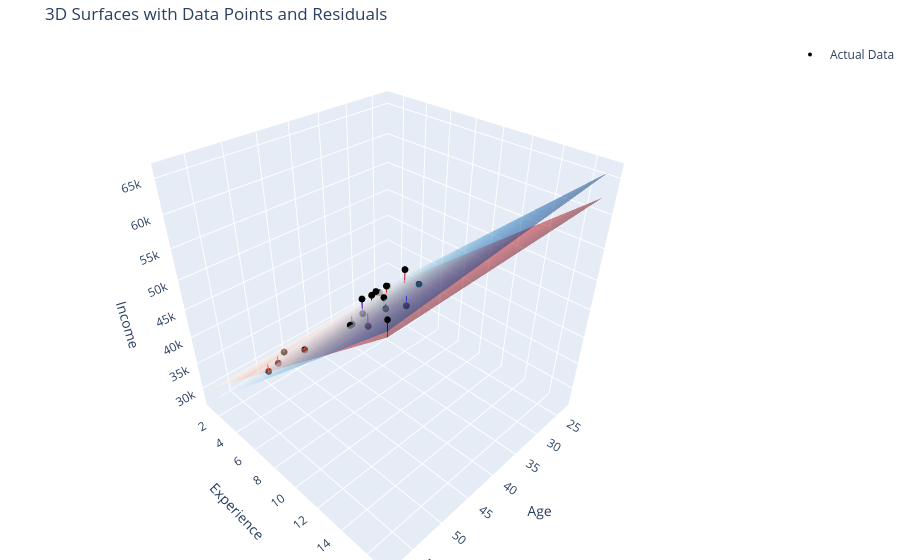

The notebook cell saved with this chart:
### Code cell
# Reload the uploaded dataset
df = pd.read_csv("https://raw.githubusercontent.com/marsgr6/r-scripts/refs/heads/master/data/viz_data/multiple_linear_regression_dataset.csv")

# Extract features and target
X_raw = df[['age', 'experience']].values
y_raw = df[['income']].values

# Min-max scaling
scaler_X = MinMaxScaler()
scaler_y = MinMaxScaler()

X = scaler_X.fit_transform(X_raw)
y = scaler_y.fit_transform(y_raw)

# Initialize weights and bias for the neural network
np.random.seed(0)
w = np.random.randn(2, 1)
b = np.zeros((1,))

# Define activation and loss
def activation(z):
    return z

def mse(y_true, y_pred):
    return np.mean((y_true - y_pred) ** 2)

# Train neural network using gradient descent
lr = 0.1
n_epochs = 1000

for epoch in range(n_epochs):
    z = X @ w + b
    y_pred = activation(z)
    error = y_pred - y
    loss = mse(y, y_pred)

    dw = X.T @ error / len(X)
    db = np.mean(error)

    w -= lr * dw
    b -= lr * db

# Predict and inverse scale
y_pred_scaled = X @ w + b
y_pred_nn = scaler_y.inverse_transform(y_pred_scaled)

# Train scikit-learn linear regression model
lr_model = LinearRegression()
lr_model.fit(X_raw, y_raw)
y_pred_sklearn = lr_model.predict(X_raw)

# Prepare meshgrid for 3D surface plot
x1_range = np.linspace(X_raw[:, 0].min(), X_raw[:, 0].max(), 50)
x2_range = np.linspace(X_raw[:, 1].min(), X_raw[:, 1].max(), 50)
x1_grid, x2_grid = np.meshgrid(x1_range, x2_range)
x_grid_flat = np.column_stack([x1_grid.ravel(), x2_grid.ravel()])

# Predict using neural network on the grid
X_grid_scaled = scaler_X.transform(x_grid_flat)
y_pred_nn_grid_scaled = X_grid_scaled @ w + b
y_pred_nn_grid = scaler_y.inverse_transform(y_pred_nn_grid_scaled)
Z_nn = y_pred_nn_grid.reshape(x1_grid.shape)

# Predict using sklearn model on the grid
y_pred_lr_grid = lr_model.predict(x_grid_flat)
Z_lr = y_pred_lr_grid.reshape(x1_grid.shape)

# Plotting both surfaces
fig = plt.figure(figsize=(14, 6))

# Plot both 3D surfaces in a single plot for direct comparison
import plotly.graph_objects as go

# Predict income on raw data using both models
y_pred_nn_pts = scaler_y.inverse_transform((X @ w + b))
y_pred_lr_pts = lr_model.predict(X_raw)

# Create plotly figure
fig = go.Figure()

# Neural network surface
fig.add_trace(go.Surface(
    z=Z_nn, x=x1_grid, y=x2_grid,
    colorscale='Reds', opacity=0.5,
    name='Neural Network', showscale=False
))

# Linear regression surface
fig.add_trace(go.Surface(
    z=Z_lr, x=x1_grid, y=x2_grid,
    colorscale='Blues', opacity=0.5,
    name='Linear Regression', showscale=False
))

# Actual data points
fig.add_trace(go.Scatter3d(
    x=X_raw[:, 0], y=X_raw[:, 1], z=y_raw.flatten(),
    mode='markers',
    marker=dict(size=4, color='black'),
    name='Actual Data'
))

# Residual lines (Neural Network)
for i in range(len(X_raw)):
    fig.add_trace(go.Scatter3d(
        x=[X_raw[i, 0], X_raw[i, 0]],
        y=[X_raw[i, 1], X_raw[i, 1]],
        z=[y_raw[i, 0], y_pred_nn_pts[i, 0]],
        mode='lines',
        line=dict(color='red', width=2),
        showlegend=False
    ))

# Residual lines (Linear Regression)
for i in range(len(X_raw)):
    fig.add_trace(go.Scatter3d(
        x=[X_raw[i, 0], X_raw[i, 0]],
        y=[X_raw[i, 1], X_raw[i, 1]],
        z=[y_raw[i, 0], y_pred_lr_pts[i, 0]],
        mode='lines',
        line=dict(color='blue', width=2),
        showlegend=False
    ))

# Layout
fig.update_layout(
    title='3D Surfaces with Data Points and Residuals',
    scene=dict(
        xaxis_title='Age',
        yaxis_title='Experience',
        zaxis_title='Income'
    ),
    margin=dict(l=0, r=0, b=0, t=40)
)

fig.show()

### Figure 1 — Plotly figure (JSON) as saved in the notebook; plotly's stock layout.template omitted (floating-point values rounded to 4 significant figures; data arrays with more than 128 entries replaced by an {"elided": "..."} marker saying what was removed)
{"data": [{"colorscale": [[0, "rgb(255,245,240)"], [0.125, "rgb(254,224,210)"], [0.25, "rgb(252,187,161)"], [0.375, "rgb(252,146,114)"], [0.5, "rgb(251,106,74)"], [0.625, "rgb(239,59,44)"], [0.75, "rgb(203,24,29)"], [0.875, "rgb(165,15,21)"], [1, "rgb(103,0,13)"]], "name": "Neural Network", "opacity": 0.5, "showscale": false, "type": "surface", "x": {"elided": "50x50 float values"}, "y": {"elided": "50x50 float values"}, "z": {"elided": "50x50 float values"}}, {"colorscale": [[0, "rgb(247,251,255)"], [0.125, "rgb(222,235,247)"], [0.25, "rgb(198,219,239)"], [0.375, "rgb(158,202,225)"], [0.5, "rgb(107,174,214)"], [0.625, "rgb(66,146,198)"], [0.75, "rgb(33,113,181)"], [0.875, "rgb(8,81,156)"], [1, "rgb(8,48,107)"]], "name": "Linear Regression", "opacity": 0.5, "showscale": false, "type": "surface", "x": {"elided": "50x50 float values"}, "y": {"elided": "50x50 float values"}, "z": {"elided": "50x50 float values"}}, {"marker": {"color": "black", "size": 4}, "mode": "markers", "name": "Actual Data", "type": "scatter3d", "x": [25, 30, 47, 32, 43, 51, 28, 33, 37, 39, 29, 47, 54, 51, 44, 41, 58, 23, 44, 37], "y": [1, 3, 2, 5, 10, 7, 5, 4, 5, 8, 1, 9, 5, 4, 12, 6, 17, 1, 9, 10], "z": [30450, 35670, 31580, 40130, 47830, 41630, 41340, 37650, 40250, 45150, 27840, 46110, 36720, 34800, 51300, 38900, 63600, 30870, 44190, 48700]}, {"line": {"color": "red", "width": 2}, "mode": "lines", "showlegend": false, "type": "scatter3d", "x": [25, 25], "y": [1, 1], "z": [30450, 30820.0]}, {"line": {"color": "red", "width": 2}, "mode": "lines", "showlegend": false, "type": "scatter3d", "x": [30, 30], "y": [3, 3], "z": [35670, 34650.0]}, {"line": {"color": "red", "width": 2}, "mode": "lines", "showlegend": false, "type": "scatter3d", "x": [47, 47], "y": [2, 2], "z": [31580, 32290.0]}, {"line": {"color": "red", "width": 2}, "mode": "lines", "showlegend": false, "type": "scatter3d", "x": [32, 32], "y": [5, 5], "z": [40130, 38540.0]}, {"line": {"color": "red", "width": 2}, "mode": "lines", "showlegend": false, "type": "scatter3d", "x": [43, 43], "y": [10, 10], "z": [47830, 48140.0]}, {"line": {"color": "red", "width": 2}, "mode": "lines", "showlegend": false, "type": "scatter3d", "x": [51, 51], "y": [7, 7], "z": [41630, 42040.0]}, {"line": {"color": "red", "width": 2}, "mode": "lines", "showlegend": false, "type": "scatter3d", "x": [28, 28], "y": [5, 5], "z": [41340, 38630.0]}, {"line": {"color": "red", "width": 2}, "mode": "lines", "showlegend": false, "type": "scatter3d", "x": [33, 33], "y": [4, 4], "z": [37650, 36550.0]}, {"line": {"color": "red", "width": 2}, "mode": "lines", "showlegend": false, "type": "scatter3d", "x": [37, 37], "y": [5, 5], "z": [40250, 38430.0]}, {"line": {"color": "red", "width": 2}, "mode": "lines", "showlegend": false, "type": "scatter3d", "x": [39, 39], "y": [8, 8], "z": [45150, 44290.0]}, {"line": {"color": "red", "width": 2}, "mode": "lines", "showlegend": false, "type": "scatter3d", "x": [29, 29], "y": [1, 1], "z": [27840, 30730.0]}, {"line": {"color": "red", "width": 2}, "mode": "lines", "showlegend": false, "type": "scatter3d", "x": [47, 47], "y": [9, 9], "z": [46110, 46070.0]}, {"line": {"color": "red", "width": 2}, "mode": "lines", "showlegend": false, "type": "scatter3d", "x": [54, 54], "y": [5, 5], "z": [36720, 38030.0]}, {"line": {"color": "red", "width": 2}, "mode": "lines", "showlegend": false, "type": "scatter3d", "x": [51, 51], "y": [4, 4], "z": [34800, 36130.0]}, {"line": {"color": "red", "width": 2}, "mode": "lines", "showlegend": false, "type": "scatter3d", "x": [44, 44], "y": [12, 12], "z": [51300, 52050.0]}, {"line": {"color": "red", "width": 2}, "mode": "lines", "showlegend": false, "type": "scatter3d", "x": [41, 41], "y": [6, 6], "z": [38900, 40300.0]}, {"line": {"color": "red", "width": 2}, "mode": "lines", "showlegend": false, "type": "scatter3d", "x": [58, 58], "y": [17, 17], "z": [63600, 61580.0]}, {"line": {"color": "red", "width": 2}, "mode": "lines", "showlegend": false, "type": "scatter3d", "x": [23, 23], "y": [1, 1], "z": [30870, 30870.0]}, {"line": {"color": "red", "width": 2}, "mode": "lines", "showlegend": false, "type": "scatter3d", "x": [44, 44], "y": [9, 9], "z": [44190, 46140.0]}, {"line": {"color": "red", "width": 2}, "mode": "lines", "showlegend": false, "type": "scatter3d", "x": [37, 37], "y": [10, 10], "z": [48700, 48270.0]}, {"line": {"color": "blue", "width": 2}, "mode": "lines", "showlegend": false, "type": "scatter3d", "x": [25, 25], "y": [1, 1], "z": [30450, 30940.0]}, {"line": {"color": "blue", "width": 2}, "mode": "lines", "showlegend": false, "type": "scatter3d", "x": [30, 30], "y": [3, 3], "z": [35670, 34770.0]}, {"line": {"color": "blue", "width": 2}, "mode": "lines", "showlegend": false, "type": "scatter3d", "x": [47, 47], "y": [2, 2], "z": [31580, 30920.0]}, {"line": {"color": "blue", "width": 2}, "mode": "lines", "showlegend": false, "type": "scatter3d", "x": [32, 32], "y": [5, 5], "z": [40130, 38900.0]}, {"line": {"color": "blue", "width": 2}, "mode": "lines", "showlegend": false, "type": "scatter3d", "x": [43, 43], "y": [10, 10], "z": [47830, 48620.0]}, {"line": {"color": "blue", "width": 2}, "mode": "lines", "showlegend": false, "type": "scatter3d", "x": [51, 51], "y": [7, 7], "z": [41630, 41340.0]}, {"line": {"color": "blue", "width": 2}, "mode": "lines", "showlegend": false, "type": "scatter3d", "x": [28, 28], "y": [5, 5], "z": [41340, 39300.0]}, {"line": {"color": "blue", "width": 2}, "mode": "lines", "showlegend": false, "type": "scatter3d", "x": [33, 33], "y": [4, 4], "z": [37650, 36640.0]}, {"line": {"color": "blue", "width": 2}, "mode": "lines", "showlegend": false, "type": "scatter3d", "x": [37, 37], "y": [5, 5], "z": [40250, 38400.0]}, {"line": {"color": "blue", "width": 2}, "mode": "lines", "showlegend": false, "type": "scatter3d", "x": [39, 39], "y": [8, 8], "z": [45150, 44690.0]}, {"line": {"color": "blue", "width": 2}, "mode": "lines", "showlegend": false, "type": "scatter3d", "x": [29, 29], "y": [1, 1], "z": [27840, 30550.0]}, {"line": {"color": "blue", "width": 2}, "mode": "lines", "showlegend": false, "type": "scatter3d", "x": [47, 47], "y": [9, 9], "z": [46110, 46060.0]}, {"line": {"color": "blue", "width": 2}, "mode": "lines", "showlegend": false, "type": "scatter3d", "x": [54, 54], "y": [5, 5], "z": [36720, 36720.0]}, {"line": {"color": "blue", "width": 2}, "mode": "lines", "showlegend": false, "type": "scatter3d", "x": [51, 51], "y": [4, 4], "z": [34800, 34850.0]}, {"line": {"color": "blue", "width": 2}, "mode": "lines", "showlegend": false, "type": "scatter3d", "x": [44, 44], "y": [12, 12], "z": [51300, 52850.0]}, {"line": {"color": "blue", "width": 2}, "mode": "lines", "showlegend": false, "type": "scatter3d", "x": [41, 41], "y": [6, 6], "z": [38900, 40170.0]}, {"line": {"color": "blue", "width": 2}, "mode": "lines", "showlegend": false, "type": "scatter3d", "x": [58, 58], "y": [17, 17], "z": [63600, 62270.0]}, {"line": {"color": "blue", "width": 2}, "mode": "lines", "showlegend": false, "type": "scatter3d", "x": [23, 23], "y": [1, 1], "z": [30870, 31140.0]}, {"line": {"color": "blue", "width": 2}, "mode": "lines", "showlegend": false, "type": "scatter3d", "x": [44, 44], "y": [9, 9], "z": [44190, 46360.0]}, {"line": {"color": "blue", "width": 2}, "mode": "lines", "showlegend": false, "type": "scatter3d", "x": [37, 37], "y": [10, 10], "z": [48700, 49220.0]}], "layout": {"margin": {"b": 0, "l": 0, "r": 0, "t": 40}, "scene": {"xaxis": {"title": {"text": "Age"}}, "yaxis": {"title": {"text": "Experience"}}, "zaxis": {"title": {"text": "Income"}}}, "title": {"text": "3D Surfaces with Data Points and Residuals"}}}
